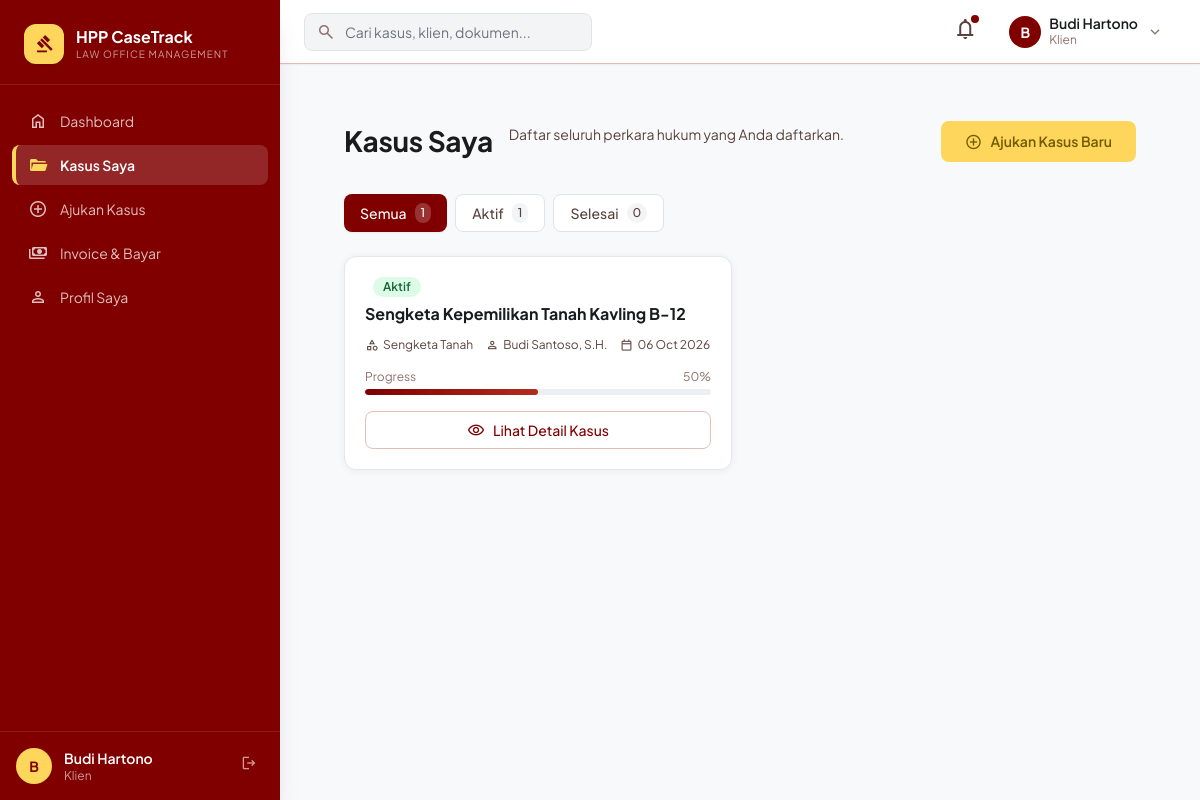
Page /client/cases.php (signed in) on the committed database.
### tables this page shows
CREATE TABLE IF NOT EXISTS cases (
    id             INT AUTO_INCREMENT PRIMARY KEY,
    case_number    VARCHAR(30) UNIQUE NOT NULL,
    complaint_id   INT,
    client_id      INT NOT NULL,
    assigned_pj_id INT,
    case_type      VARCHAR(100),
    title          VARCHAR(255),
    description    TEXT,
    strategy       TEXT,
    status         ENUM('pending','active','on_hold','closed','won','lost','cancelled') DEFAULT 'pending',
    opened_at      DATETIME DEFAULT CURRENT_TIMESTAMP,
    closed_at      DATETIME,
    created_at     DATETIME DEFAULT CURRENT_TIMESTAMP,
    updated_at     DATETIME DEFAULT CURRENT_TIMESTAMP ON UPDATE CURRENT_TIMESTAMP,
    FOREIGN KEY (complaint_id)   REFERENCES complaints(id) ON DELETE SET NULL,
    FOREIGN KEY (client_id)      REFERENCES users(id),
    FOREIGN KEY (assigned_pj_id) REFERENCES users(id) ON DELETE SET NULL
);

CREATE TABLE IF NOT EXISTS users (
    id             INT AUTO_INCREMENT PRIMARY KEY,
    username       VARCHAR(100) UNIQUE,
    email          VARCHAR(150) UNIQUE NOT NULL,
    password       VARCHAR(255) NOT NULL,
    role           ENUM('client','legal_admin','ceo','pengacara_pj','lawyer','finance','head_finance','admin') NOT NULL DEFAULT 'client',
    name           VARCHAR(150) NOT NULL,
    phone          VARCHAR(20),
    address        TEXT,
    photo          VARCHAR(255),
    is_active      TINYINT(1) DEFAULT 1,
    otp_code       VARCHAR(10),
    otp_expires_at DATETIME,
    email_verified_at DATETIME,
    created_at     DATETIME DEFAULT CURRENT_TIMESTAMP,
    updated_at     DATETIME DEFAULT CURRENT_TIMESTAMP ON UPDATE CURRENT_TIMESTAMP
);

### client/cases.php (the view, shortened to what this page needs)
<?php
require_once __DIR__ . '/../includes/functions.php';
$user = currentUser();
$db   = getDB();
$filter = sanitize($_GET['filter'] ?? '');
$where = 'WHERE c.client_id=?';
$params = [$user['id']];
$cases = $db->prepare("SELECT c.*, u.name AS lawyer_name FROM cases c LEFT JOIN users u ON c.assigned_pj_id=u.id $where ORDER BY c.updated_at DESC");
$cases->execute($params);
$allCases = $cases->fetchAll();
$totals = $db->prepare("SELECT status, COUNT(*) AS cnt FROM cases WHERE client_id=? GROUP BY status");
$totals->execute([$user['id']]);
$counts = $totals->fetchAll(PDO::FETCH_KEY_PAIR);
$totalAll = array_sum($counts);
include __DIR__ . '/../includes/header.php';
?>
<div id="app-wrapper">
<?php include __DIR__ . '/../includes/sidebar.php'; ?>
<div id="page-content">
<div class="p-6 md:p-8 max-w-5xl mx-auto">
  <div class="flex flex-col md:flex-row md:items-end justify-between gap-4 mb-8">
    <div class="page-header" style="margin-bottom:0">
      <h1>Kasus Saya</h1>
      <p>Daftar seluruh perkara hukum yang Anda daftarkan.</p>
    </div>
    <a href="/client/new-case-step1.php" class="btn-gold shrink-0">
      <span class="material-symbols-outlined text-[18px]">add_circle</span>
      Ajukan Kasus Baru
    </a>
  </div>
  <div class="flex gap-2 mb-6">
    <?php foreach ([
      '' => ['Semua', $totalAll],
      'active' => ['Aktif', ($counts['active'] ?? 0) + ($counts['new'] ?? 0)],
      'closed' => ['Selesai', ($counts['closed'] ?? 0) + ($counts['won'] ?? 0) + ($counts['lost'] ?? 0)],
    ] as $val => [$label, $count]):
    $active = $filter === $val; ?>
    <a href="?filter=<?= $val ?>" class="flex items-center gap-2 px-4 py-2 rounded-lg text-sm font-medium transition-all
      <?= $active ? 'bg-[#800000] text-white shadow-sm' : 'bg-white text-[#5a413d] border border-[#e1e3e4] hover:border-[#800000] hover:text-[#800000]' ?>">
      <?= $label ?>
      <span class="text-xs px-1.5 py-0.5 rounded-full <?= $active ? 'bg-white/20 text-white' : 'bg-[#f3f4f5] text-[#5a413d]' ?>"><?= $count ?></span>
    </a>
    <?php endforeach; ?>
  </div>
  <?php if (empty($allCases)): ?>
  <div class="card p-12 text-center">
    <span class="material-symbols-outlined text-5xl text-[#e1e3e4] block mb-4">folder_open</span>
    <h3 class="text-xl font-bold text-[#191c1d] mb-2">Belum ada kasus</h3>
    <p class="text-sm text-[#5a413d] mb-6">Ajukan kasus hukum Anda untuk mulai dipantau.</p>
    <a href="/client/new-case-step1.php" class="btn-primary">Ajukan Kasus Pertama</a>
  </div>
  <?php else: ?>
  <div class="grid grid-cols-1 md:grid-cols-2 gap-4">
    <?php foreach ($allCases as $c):
      $prog = ['new'=>10,'active'=>50,'on_hold'=>30,'closed'=>100,'won'=>100,'lost'=>100];
      $pct  = $prog[$c['status']] ?? 0;
    ?>
    <div class="card p-5 hover:shadow-md transition-all group">
      <div class="flex items-start justify-between gap-3 mb-3">
        <div class="min-w-0">
          <div class="flex items-center gap-2 mb-1.5">
            <?= statusBadge($c['status']) ?>
          </div>
          <h3 class="font-bold text-[#191c1d] group-hover:text-[#800000] transition-colors leading-snug">
            <?= sanitize($c['title']) ?>
          </h3>
        </div>
      </div>
      <div class="flex flex-wrap gap-3 text-xs text-[#5a413d] mb-4">
        <?php if ($c['case_type']): ?>
        <span class="flex items-center gap-1">
          <span class="material-symbols-outlined text-[14px]">category</span>
          <?= sanitize($c['case_type']) ?>
        </span>
        <?php endif; ?>
        <?php if ($c['lawyer_name']): ?>
        <span class="flex items-center gap-1">
          <span class="material-symbols-outlined text-[14px]">person</span>
          <?= sanitize($c['lawyer_name']) ?>
        </span>
        <?php endif; ?>
        <span class="flex items-center gap-1">
          <span class="material-symbols-outlined text-[14px]">calendar_today</span>
          <?= formatDate($c['opened_at']) ?>
        </span>
      </div>
      <div class="mb-4">
        <div class="flex justify-between text-xs text-[#8e706c] mb-1">
          <span>Progress</span><span><?= $pct ?>%</span>
        </div>
        <div class="h-1.5 bg-[#edeeef] rounded-full overflow-hidden">
          <div class="h-full bg-gradient-to-r from-[#800000] to-[#b22b1d] rounded-full transition-all"
               style="width:<?= $pct ?>%"></div>
        </div>
      </div>
      <a href="/client/case-detail.php?id=<?= $c['id'] ?>"
        class="flex items-center justify-center gap-2 w-full py-2 border border-[#e2bfb9] rounded-lg text-sm font-medium text-[#800000] hover:bg-[#fff1f1] transition-colors">
        <span class="material-symbols-outlined text-[18px]">visibility</span>
        Lihat Detail Kasus
      </a>
    </div>
    <?php endforeach; ?>
  </div>
  <?php endif; ?>
</div>
</div>
</div>
<?php include __DIR__ . '/../includes/footer.php'; ?>

### includes/functions.php (shortened to what this page needs)
<?php
function formatDate($dateStr, $format = 'd M Y') {
    return date($format, strtotime($dateStr));
}
function statusBadge($status) {
    $map = [
        'new'                  => ['Baru', 'bg-blue-100 text-blue-800'],
        'pending_completion'   => ['Menunggu Kelengkapan', 'bg-yellow-100 text-yellow-800'],
        'verified'             => ['Diverifikasi', 'bg-green-100 text-green-800'],
        'rejected'             => ['Ditolak', 'bg-red-100 text-red-800'],
        'active'               => ['Aktif', 'bg-green-100 text-green-800'],
        'on_hold'              => ['Ditangguhkan', 'bg-yellow-100 text-yellow-800'],
        'closed'               => ['Selesai', 'bg-gray-100 text-gray-800'],
        'won'                  => ['Menang', 'bg-emerald-100 text-emerald-800'],
        'lost'                 => ['Kalah', 'bg-red-100 text-red-800'],
        'unpaid'               => ['Belum Bayar', 'bg-red-100 text-red-800'],
        'pending_verification' => ['Menunggu Verifikasi', 'bg-yellow-100 text-yellow-800'],
        'paid'                 => ['Lunas', 'bg-green-100 text-green-800'],
        'overdue'              => ['Jatuh Tempo', 'bg-red-100 text-red-800'],
        'pending'              => ['Menunggu', 'bg-yellow-100 text-yellow-800'],
        'approved'             => ['Disetujui', 'bg-green-100 text-green-800'],
        'draft'                => ['Draft', 'bg-gray-100 text-gray-800'],
        'pending_ceo'          => ['Menunggu CEO', 'bg-purple-100 text-purple-800'],
    ];
    $s = $map[$status] ?? [$status, 'bg-gray-100 text-gray-800'];
    return '<span class="inline-flex items-center px-2.5 py-0.5 rounded-full text-xs font-semibold ' . $s[1] . '">' . $s[0] . '</span>';
}
function sanitize($input) {
    return htmlspecialchars(strip_tags(trim($input)), ENT_QUOTES, 'UTF-8');
}

### assets/css/app.css (style rules this page uses)
#app-wrapper { display: flex; min-height: 100vh; }
#page-content { margin-left: 280px; padding-top: 64px; flex: 1; min-height: 100vh; background: #f8f9fa; }
.card { background: #fff; border-radius: 12px; border: 1px solid #e2bfb9; box-shadow: 0 4px 20px rgba(0,0,0,0.05); }
.btn-gold { background: #fed65b; color: #735c00; padding: 10px 24px; border-radius: 8px; font-weight: 600; font-size: 14px; transition: all 0.15s; border: none; cursor: pointer; display: inline-flex; align-items: center; gap: 8px; }
.page-header { margin-bottom: 32px; }
.page-header h1 { font-size: 28px; font-weight: 700; color: #191c1d; letter-spacing: -0.01em; }
.page-header p { font-size: 14px; color: #5a413d; margin-top: 4px; }
.material-symbols-outlined { font-family: 'Material Symbols Outlined'; font-weight: normal; font-style: normal; font-size: 24px; line-height: 1; display: inline-block; white-space: nowrap; direction: ltr; -webkit-font-smoothing: antialiased; }
#page-content { padding: 88px 32px 40px; }
.page-header { display:flex; align-items:flex-start; justify-content:space-between; gap:16px; margin-bottom:28px; flex-wrap:wrap; }
.card { background:#fff; border-radius:12px; border:1px solid #e5e7eb; box-shadow:0 1px 8px rgba(0,0,0,0.06); margin-bottom:0; }
.mb-4 { margin-bottom:16px; }
.text-sm { font-size:12px; }
.mb-3 { margin-bottom:12px; }

### rows in the picture
cases: status "Aktif", title "Sengketa Kepemilikan Tanah Kavling B-12", case_type "Sengketa Tanah", assigned_pj.name "Budi Santoso, S.H.", opened_at "06 Oct 2026", status "50"

### other values in the picture
substr($user['name'], 0, 1) "B"
$user['name'] "Budi Hartono"
$roleNames[$user['role']] "Klien"
$item['label'] "Dashboard"
$item['label'] "Kasus Saya"
$item['label'] "Ajukan Kasus"
$item['label'] "Invoice & Bayar"
$item['label'] "Profil Saya"
ROLE_NAMES[$role] "Klien"
$label "Semua"
$count "1"
$label "Aktif"
$label "Selesai"
$count "0"
